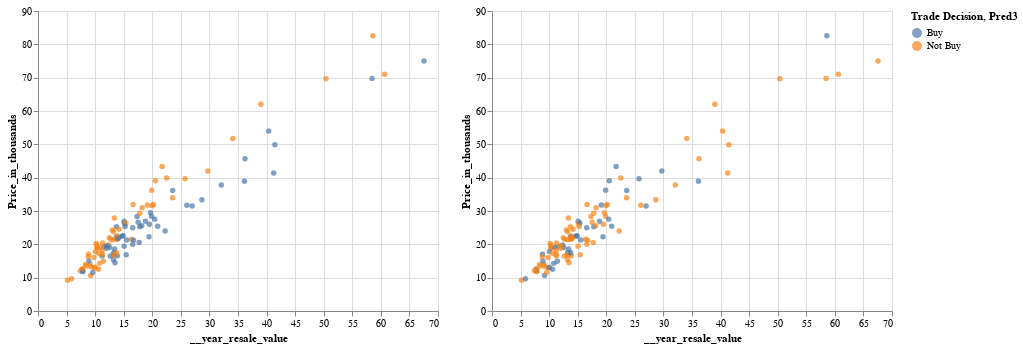

The notebook cell saved with this chart:
### Code cell
c1 = alt.Chart(df).mark_circle().encode(
    x = "__year_resale_value",
    y = "Price_in_thousands",
    color = 'Trade Decision'
)
c2 = alt.Chart(df).mark_circle().encode(
    x = "__year_resale_value",
    y = "Price_in_thousands",
    color = 'Pred3'
)
c1|c2
